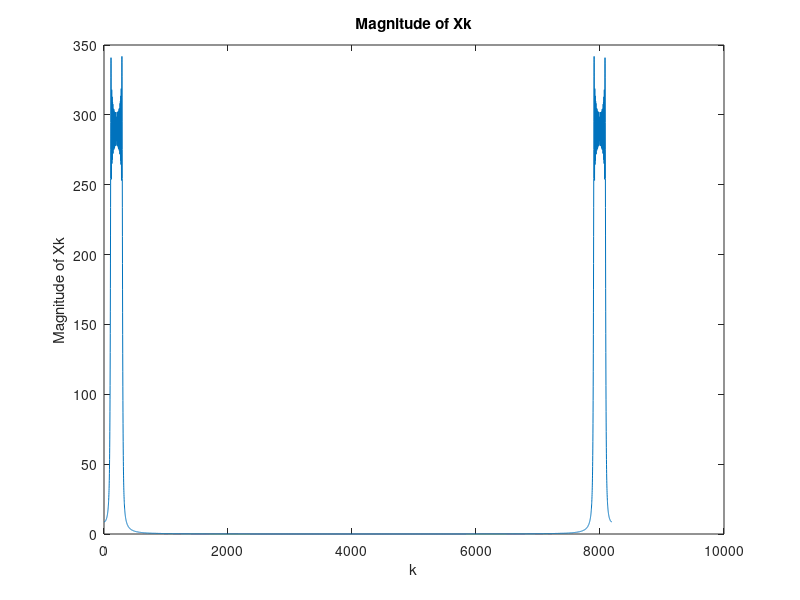
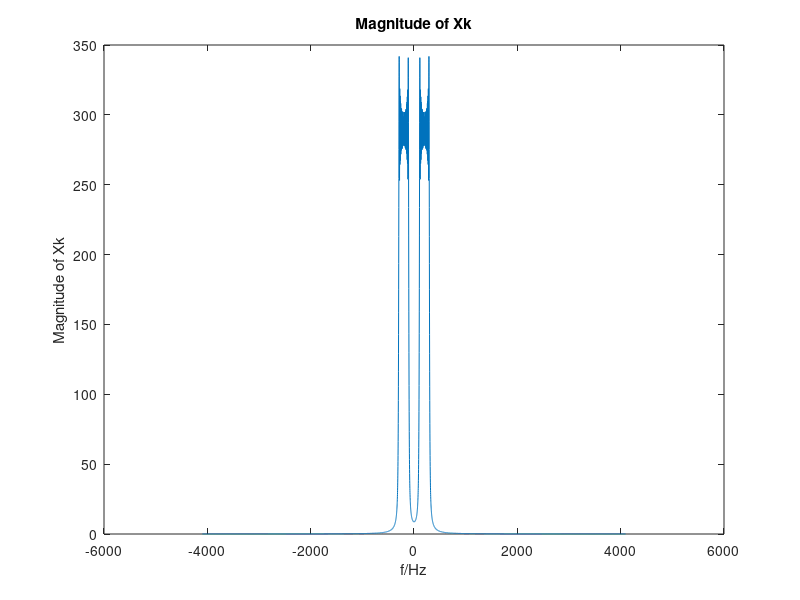
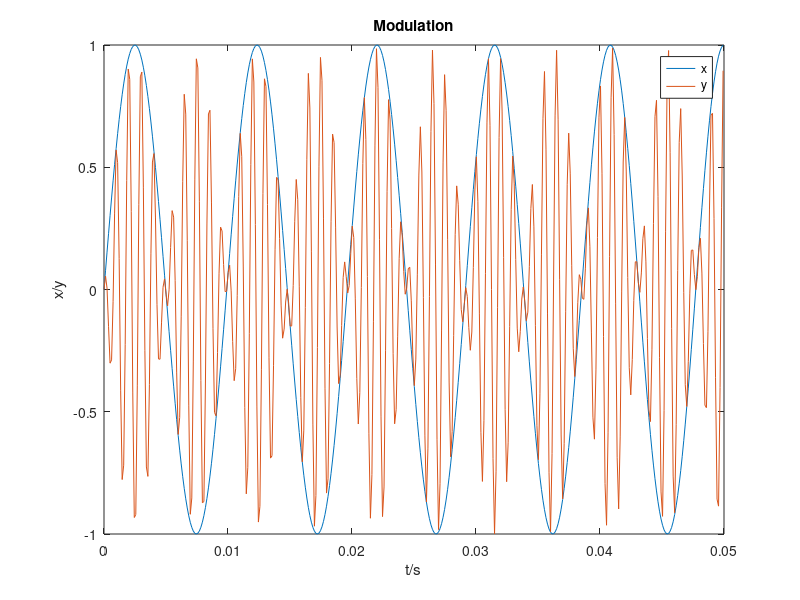
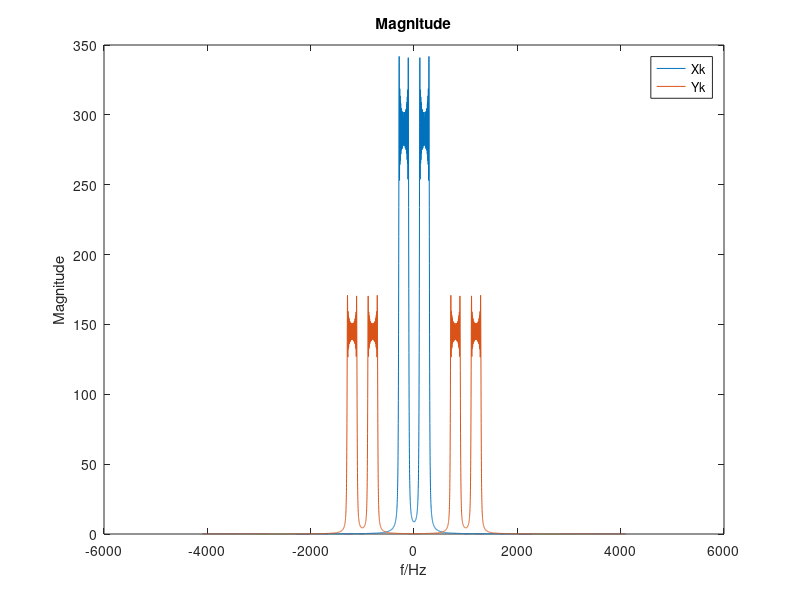

These figures' MATLAB source, in order:
clear all
close all
clc

%% Q5
Fs = 8192;
t = [0:1/Fs:1];
xs = sin(2*pi*100*t + 2*pi*100*(t.*t));
sound(xs,Fs);
Xk = fft(xs,Fs);
AXk = abs(Xk);
figure(1);
plot(AXk);
xlabel('k');
ylabel('Magnitude of Xk');
title('Magnitude of Xk');

%% Q7
figure(2);
plot(-4096:4095,[AXk(4096:8192) AXk(1:4095)]);
xlabel('f/Hz');
ylabel('Magnitude of Xk');
title('Magnitude of Xk');


%% Q8
%(a)
t = 0:1/Fs:0.05;
x = sin(2*pi*100*t + 2*pi*100*(t.*t));
h = cos(2*pi*1000*t);
y = x.*h;
figure(3);
plot(t,x,t,y);
legend('x','y')
xlabel('t/s');
ylabel('x/y');
title('Modulation');
%(b)
Fs = 8192;
t = [0:1/Fs:1];
xs = sin(2*pi*100*t + 2*pi*100*(t.*t));
h = cos(2*pi*1000*t);
ys = xs.*h;
Yk = fft(ys,Fs);
AYk = abs(Yk);
figure(4);
plot(-4096:4095,[AXk(4096:8192) AXk(1:4095)]);
hold on;
plot(-4096:4095,[AYk(4096:8192) AYk(1:4095)]);
legend('Xk','Yk');
xlabel('f/Hz');
ylabel('Magnitude');
title('Magnitude');
sound(ys,Fs);